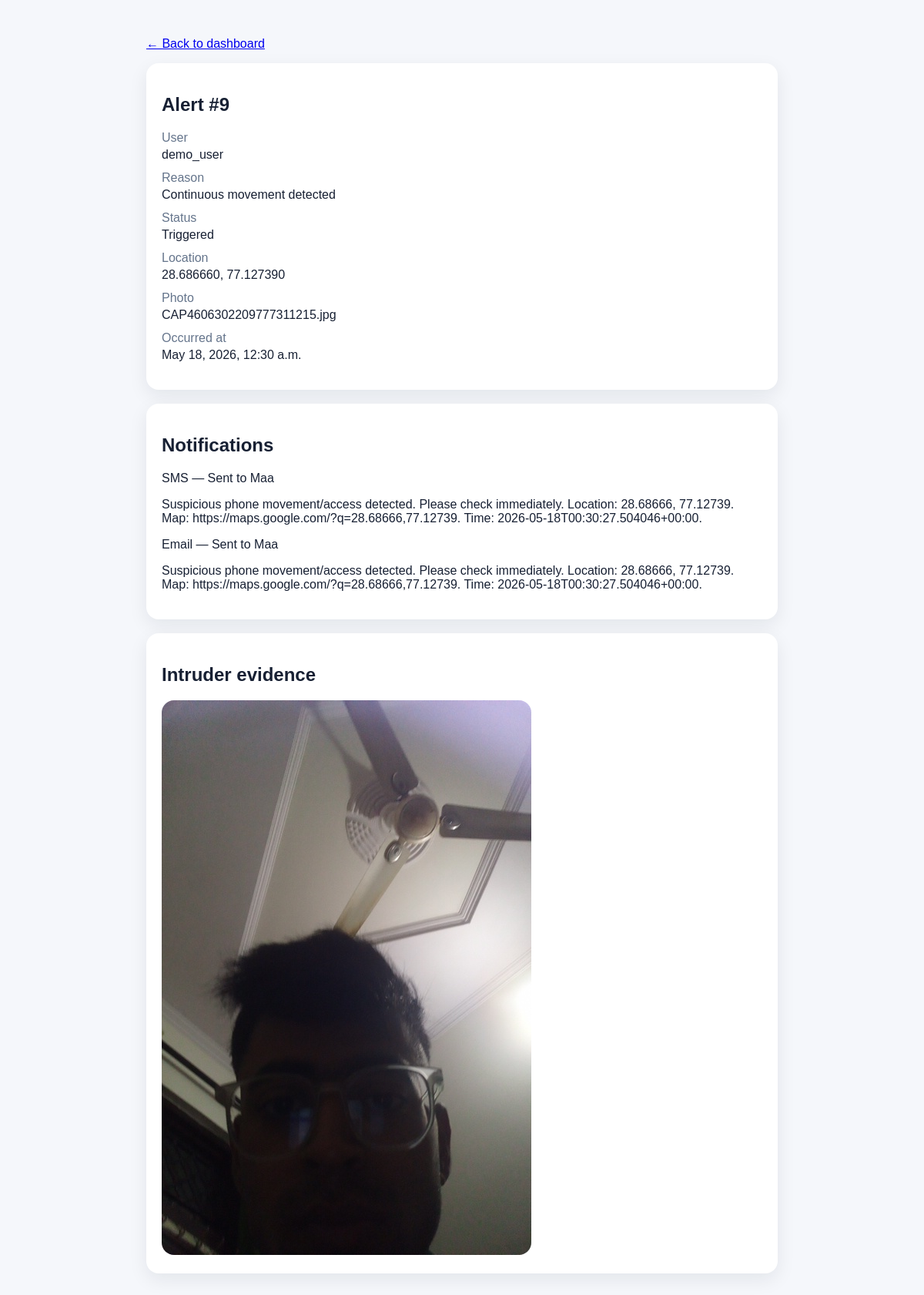
The page /api/alerts/9/ on the database its author committed.
### alerts/models.py (models this page shows, shortened)
class Alert(models.Model):
    class Status(models.TextChoices):
        TRIGGERED = "triggered", "Triggered"
        CANCELLED = "cancelled", "Cancelled"
    user = models.ForeignKey(User, on_delete=models.CASCADE, related_name="alerts")
    reason = models.CharField(max_length=255)
    status = models.CharField(max_length=20, choices=Status.choices, default=Status.TRIGGERED)
    latitude = models.DecimalField(max_digits=9, decimal_places=6, null=True, blank=True)
    longitude = models.DecimalField(max_digits=9, decimal_places=6, null=True, blank=True)
    photo_path = models.CharField(max_length=500, blank=True)
    photo = models.ImageField(upload_to="intruder_photos/", blank=True, null=True)
    occurred_at = models.DateTimeField()
    created_at = models.DateTimeField(auto_now_add=True)
    class Meta:
        ordering = ["-occurred_at"]

class NotificationRecord(models.Model):
    class Channel(models.TextChoices):
        SMS = "sms", "SMS"
        PUSH = "push", "Push"
        EMAIL = "email", "Email"
    class Status(models.TextChoices):
        QUEUED = "queued", "Queued"
        SENT = "sent", "Sent"
        FAILED = "failed", "Failed"
    alert = models.ForeignKey(Alert, on_delete=models.CASCADE, related_name="notifications")
    contact = models.ForeignKey(
        EmergencyContact,
        on_delete=models.SET_NULL,
        null=True,
        blank=True,
        related_name="notifications",
    )
    channel = models.CharField(max_length=20, choices=Channel.choices, default=Channel.SMS)
    status = models.CharField(max_length=20, choices=Status.choices, default=Status.QUEUED)
    message = models.TextField()
    sent_at = models.DateTimeField(null=True, blank=True)
    error_message = models.TextField(blank=True)
    created_at = models.DateTimeField(auto_now_add=True)
    class Meta:
        ordering = ["-created_at"]

class EmergencyContact(models.Model):
    user = models.ForeignKey(User, on_delete=models.CASCADE, related_name="emergency_contacts")
    name = models.CharField(max_length=120)
    phone_number = models.CharField(max_length=30)
    email = models.EmailField(blank=True)
    relationship = models.CharField(max_length=80, blank=True)
    is_primary = models.BooleanField(default=True)
    created_at = models.DateTimeField(auto_now_add=True)
    class Meta:
        ordering = ["-is_primary", "name"]

### alerts/views.py (the view)
# urls.py: path("alerts/<int:alert_id>/", views.alert_detail, name="alert_detail"),
@require_http_methods(["GET"])
def alert_detail(request, alert_id):
    alert = Alert.objects.select_related("user").prefetch_related(
        "notifications"
    ).filter(pk=alert_id).first()
    if alert is None:
        return JsonResponse({"error": "Alert not found."}, status=404)
    return render(request, "alerts/alert_detail.html", {"alert": alert})

### alerts/templates/alerts/alert_detail.html (shortened to what this page needs)
<!doctype html>
<html lang="en">
<head>
</head>
<body>
  <div class="wrap">
    <p><a href="/api/dashboard/">← Back to dashboard</a></p>
    <section class="card">
      <h1>Alert #{{ alert.id }}</h1>
      <dl>
        <dt>User</dt><dd>{{ alert.user.username }}</dd>
        <dt>Reason</dt><dd>{{ alert.reason }}</dd>
        <dt>Status</dt><dd>{{ alert.get_status_display }}</dd>
        <dt>Location</dt><dd>{{ alert.latitude|default:"-" }}, {{ alert.longitude|default:"-" }}</dd>
        <dt>Photo</dt><dd>{{ alert.photo_path|default:"-" }}</dd>
        <dt>Occurred at</dt><dd>{{ alert.occurred_at }}</dd>
      </dl>
    </section>
    <section class="card">
      <h2>Notifications</h2>
      {% for notification in alert.notifications.all %}
        <p>
          {{ notification.get_channel_display }} —
          {{ notification.get_status_display }}
          {% if notification.contact %}to {{ notification.contact.name }}{% endif %}
        </p>
        <p>{{ notification.message }}</p>
      {% empty %}
        <p>No notifications created.</p>
      {% endfor %}
    </section>
    {% if alert.photo %}
      <section class="card">
        <h2>Intruder evidence</h2>
        <img src="{{ alert.photo.url }}" alt="Intruder evidence" style="max-width: 100%; border-radius: 16px;">
      </section>
    {% endif %}
  </div>
</body>
</html>

### alerts/templates/alerts/alert_detail.html (style rules this page uses)
body { font-family: Arial, sans-serif; margin: 0; background: #f5f7fb; color: #172033; }
.wrap { max-width: 820px; margin: 0 auto; padding: 32px 20px; }
.card { background: white; border-radius: 16px; padding: 20px; margin-bottom: 18px; box-shadow: 0 8px 24px rgba(15, 23, 42, .08); }
dt { color: #64748b; margin-top: 12px; }
dd { margin: 4px 0 0; }

### rows shown on the page
Alert: id "9", user.username "demo_user", reason "Continuous movement detected", status "Triggered", latitude "28.686660", longitude "77.127390", photo_path "CAP4606302209777311215.jpg", occurred_at "May 18, 2026, 12:30 a.m.", photo (picture)
NotificationRecord: channel "SMS", status "Sent", contact.name "Maa", message "Suspicious phone movement/access detected. Please check immediately. Location: 28.68666, 77.12739. Map: https://maps.google.com/?q=28.68666,77.12739. Time: 2026-05-18T00:30:27.504046+00:00."
NotificationRecord: channel "Email", status "Sent", contact.name "Maa", message "Suspicious phone movement/access detected. Please check immediately. Location: 28.68666, 77.12739. Map: https://maps.google.com/?q=28.68666,77.12739. Time: 2026-05-18T00:30:27.504046+00:00."
